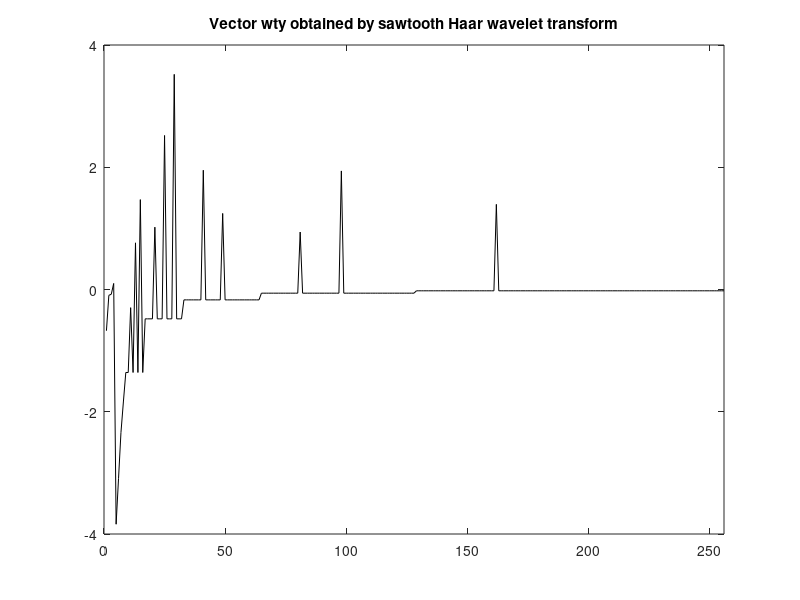

Reproduce this figure in MATLAB.
% Haar wavelet transform of a signal
% Sawtooth signal 
% Plot of wty
fy=300; %signal frequency in Hz
wy=2*pi*fy; %signal frequency in rad/s

fs=20000; %sampling frequency in Hz
tiv=1/fs; %time interval between samples;
Ns=256; %let us take 256 signal samples
duy=Ns*tiv; %time for 256 samples
t=0:tiv:(duy-tiv); %time intervals set

y=sawtooth(wy*t); %signal data set (256 samples)

K=8; %exponent, 256=2^8
wty=y; %space for the wavelet transform

%the Haar wavelet transform
for n=1:K,
   aux1= wty(1:2:Ns-1) + wty(2:2:Ns);
   aux2= wty(1:2:Ns-1) - wty(2:2:Ns);
   wty(1:Ns)=[aux1,aux2]/sqrt(2);
   Ns=Ns/2;
end;

%figure
plot(wty,'k');
axis([0 256 -4 4]);
title('Vector wty obtained by sawtooth Haar wavelet transform')
